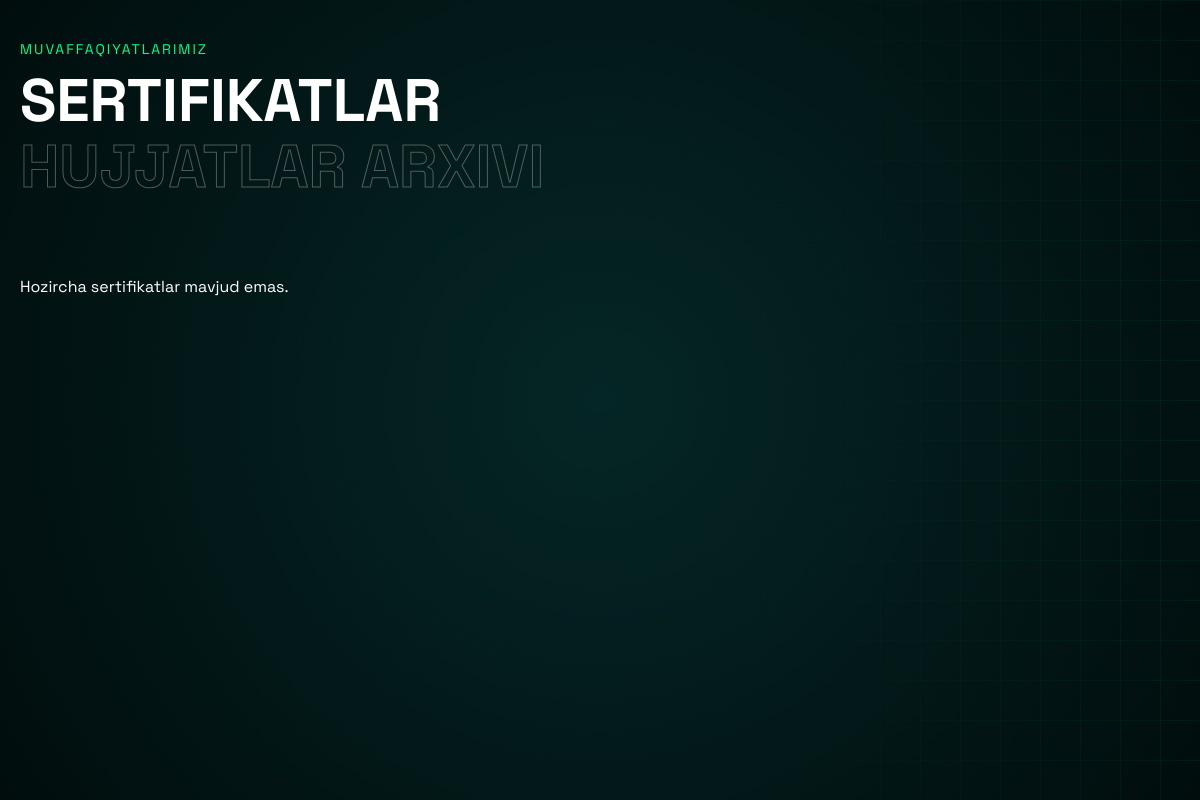
The page /certificates/ on the database as committed earlier.
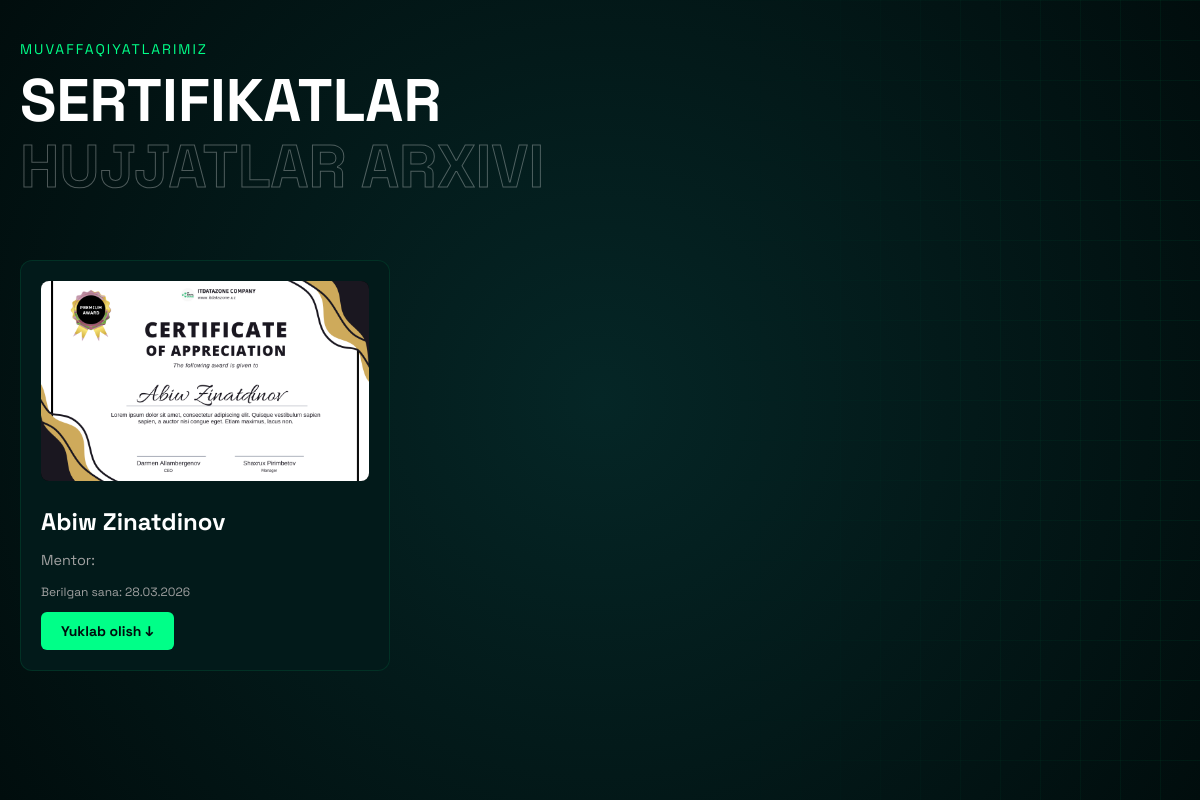
The same page on the database as committed later.
### apps/teammate/models.py (models this page shows, shortened)
class Certificate(models.Model):
    recipient = models.CharField(verbose_name="Recipient", max_length=50)
    mentor = models.ForeignKey(Teammate, on_delete=models.CASCADE, verbose_name="Mentor")
    certificate = models.FileField(verbose_name="Certificate", blank=True, null=True)
    photo = models.ImageField(verbose_name="Photo", blank=True, null=True)
    created_at = models.DateTimeField(auto_now_add=True, verbose_name="Created At")
    class Meta:
        verbose_name = "Certificate"
        verbose_name_plural = "Certificates"
        ordering = ["-created_at"]

### apps/main/views.py (the view)
# urls.py: path('certificates/', views.CertificatesView.as_view(), name='certificates'),
class CertificatesView(View):
    permission_classes = [permissions.AllowAny]
    def get(self, request):
        certificates = Certificate.objects.all()
        return render(request, 'main/certificates.html', {'certificates': certificates})

### templates/main/certificates.html (shortened to what this page needs)
<!DOCTYPE html>
<html lang="uz">
<head>
</head>
<body>
    <div class="bg-grid"></div>
    <div class="container">
        <header class="header-section">
            <span class="label">Muvaffaqiyatlarimiz</span>
            <h1 class="title">
                Sertifikatlar
                <span>Hujjatlar Arxivı</span>
            </h1>
        </header>
        <div class="cert-grid">
            {% for cert in certificates %}
            <div class="cert-card">
                {% if cert.photo %}
                    <img src="{{ cert.photo.url }}" alt="{{ cert.recipient }}" class="cert-image">
                {% else %}
                    <div class="cert-image" style="display: flex; align-items: center; justify-content: center; background: #011515;">
                        <span style="color: var(--border-color);">No Preview</span>
                    </div>
                {% endif %}
                <div class="cert-info">
                    <h3>{{ cert.recipient }}</h3>
                    <p class="mentor-tag">Mentor: <b>{{ cert.mentor.name }}</b></p>
                    <p style="font-size: 12px; color: var(--text-gray);">Berilgan sana: {{ cert.created_at|date:"d.m.Y" }}</p>
                    {% if cert.certificate %}
                        <a href="{{ cert.certificate.url }}" class="btn-download" target="_blank">
                            Yuklab olish ↓
                        </a>
                    {% endif %}
                </div>
            </div>
            {% empty %}
                <p>Hozircha sertifikatlar mavjud emas.</p>
            {% endfor %}
        </div>
    </div>
</body>
</html>

Rows that differ between the two databases and show on the page:
added Certificate: photo (picture), recipient "Abiw Zinatdinov", created_at "28.03.2026"
Other text that changed with them:
text no longer shown: "Hozircha sertifikatlar mavjud emas."
